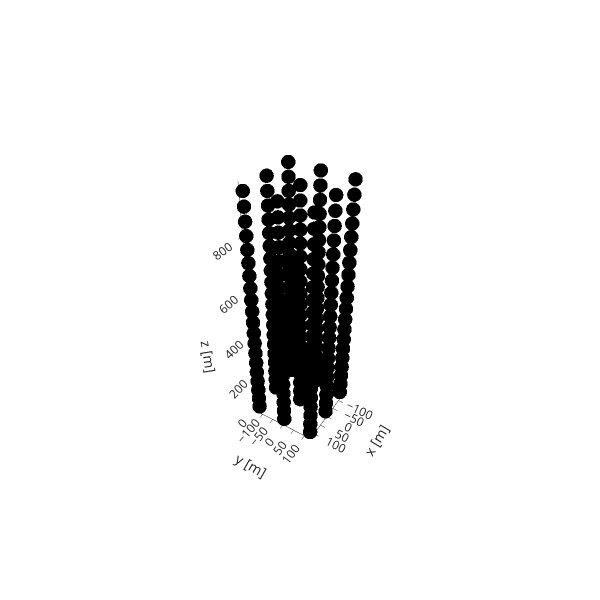

The code cell stored with this chart in its notebook:
### Code cell
get_detector_scatter3ds(detector)

### Figure 1 — Plotly figure (JSON) as saved in the notebook; plotly's stock layout.template omitted (floating-point values rounded to 4 significant figures; data arrays with more than 128 entries replaced by an {"elided": "..."} marker saying what was removed)
{"data": [{"marker": {"color": "black", "colorscale": [[0, "#440154"], [0.1111, "#482878"], [0.2222, "#3e4989"], [0.3333, "#31688e"], [0.4444, "#26828e"], [0.5556, "#1f9e89"], [0.6667, "#35b779"], [0.7778, "#6ece58"], [0.8889, "#b5de2b"], [1, "#fde725"]], "opacity": 0.4, "size": 5}, "mode": "markers", "name": "modules", "type": "scatter3d", "x": {"elided": "2880 int values"}, "y": {"elided": "2880 int values"}, "z": {"elided": "2880 int values"}}], "layout": {"autosize": false, "height": 600, "scene": {"aspectmode": "auto", "aspectratio": {"x": 0.6322, "y": 0.6322, "z": 2.502}, "camera": {"center": {"x": 0, "y": 0, "z": 0}, "eye": {"x": 2.906, "y": 1.813, "z": 2.816}, "projection": {"type": "perspective"}, "up": {"x": 0.001973, "y": -0.003868, "z": 1.0}}, "xaxis": {"title": {"text": "x [m]"}, "type": "linear"}, "yaxis": {"title": {"text": "y [m]"}, "type": "linear"}, "zaxis": {"title": {"text": "z [m]"}, "type": "linear"}}, "showlegend": false, "width": 600}}
